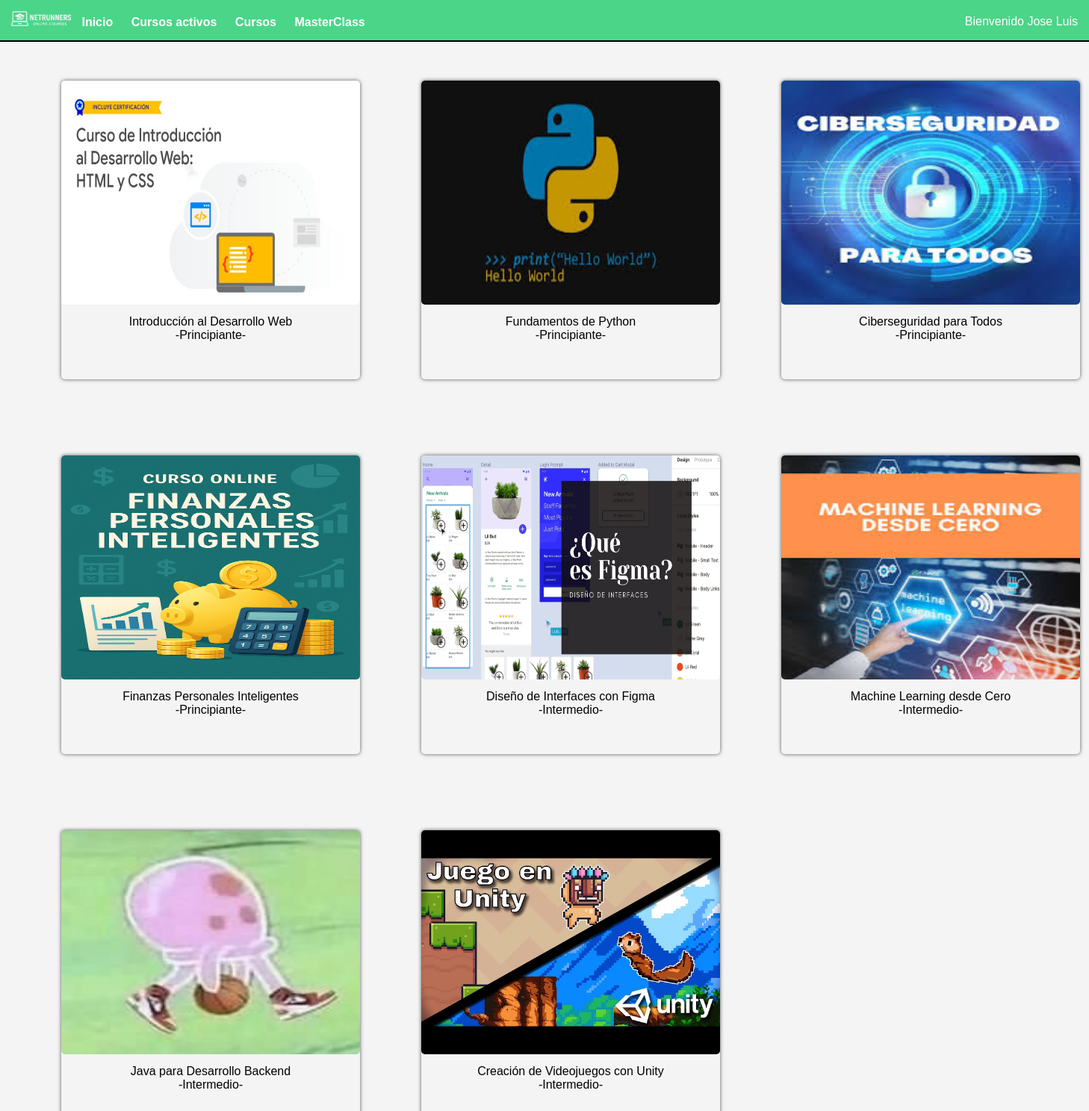
Page /cursos/cursos.php (signed in) on the committed database.
### tables this page shows
create table cursos(
    id int primary key auto_increment,
    nombre varchar(100),
    descripcion text,
    horas int,
    dificultad_id int,
    foreign key (dificultad_id) references dificultades(id)
);

create table dificultades(
    id int primary key auto_increment,
    nombre varchar(30)
);

### cursos/cursos.php (the view, shortened to what this page needs)
<?php
    require('../conexion/conexion.php');
    $consulta_cursos="SELECT c.id as id, c.nombre as nombre, d.nombre as dificultad from cursos c join dificultades d on d.id=c.dificultad_id";
    $query = $conexion->query($consulta_cursos);
    $tr=0;
?>
<!DOCTYPE html>
<html lang="es">
    <head>
        <link rel="stylesheet" href="../estilo/estilos.css">
    </head>
    <body>
        <div class="principal_indice">
            <div class="top_indice">
                <div class="top_indice_enlaces">
                    <img class="indice_logo" src="../imagenes/index/logoVerde.png">
                    <a href="../Index.php">Inicio</a>
                    <a href="cursos.php?curso=1">Cursos activos</a>
                    <a href="cursos.php">Cursos</a>
                    <a href="../masterclass/masterclass.php">MasterClass</a>
                </div>
                <div class='menu'>
                    <p>Bienvenido <?php echo $_SESSION['name']?></a></p>
                </div>
            </div>
        </div>
        <table>
            <tr>
        <?php
            while($fila=$query->fetch_assoc()){
                $tr++;
                echo"
                <td>
                <div class='curso'>
                    <a href='pag_curso.php?id=".$fila['id']."'>
                        <div class='curso_imagen'>
                            <img src='../imagenes/cursos/".$fila['id'].".jpg'>
                        </div>
                        <div class='curso_nombre'>
                        <p>".$fila['nombre']."</p>
                        <p>-".$fila['dificultad']."-</p>
                        </div>
                    </a>
                </div>
                </td>";
                if($tr%3==0){
                    echo "</tr><tr>";
                }
            }
        ?>
            </tr>
        </table>
    </body>
</html>

### estilo/estilos.css (style rules this page uses)
* { padding: 0; margin: 0; box-sizing: border-box; }
body, html { margin: 0; padding: 0; box-sizing: border-box; font-family: Arial, sans-serif; background-color: #f4f4f4; }
.principal_indice { display: flex; flex-direction: column; min-height: 55px; }
.top_indice { position: fixed absolute; top: 0; width: 100%; background-color: #4bd589; color: white; padding: 15px; display: flex; justify-content: space-between; border-bottom: 2px solid black; }
.top_indice a, .bottom_indice a { color: white; text-decoration: none; font-weight: bold; padding: 10px; }
.menu { position: relative; top: 5px; display: inline-block; }
img.indice_logo { position: relative; width: 80px; }
.curso { margin-top: 50px; margin-left: 80px; margin-bottom: 50px; height: 400px; width: 400px; border-radius: 5px; box-shadow:0px 0px 5px rgb(85, 83, 83);; text-align: center; }
.curso a { color: black; text-decoration: none; }
.curso img { height: 300px; width: 400px; border-radius: 5px; }
.curso_nombre { margin-top: 10px; }

### rows in the picture
cursos: shows a picture, nombre "Introducción al Desarrollo Web", dificultad.nombre "Principiante"
cursos: shows a picture, nombre "Fundamentos de Python", dificultad.nombre "Principiante"
cursos: shows a picture, nombre "Ciberseguridad para Todos", dificultad.nombre "Principiante"
cursos: shows a picture, nombre "Finanzas Personales Inteligentes", dificultad.nombre "Principiante"
cursos: shows a picture, nombre "Diseño de Interfaces con Figma", dificultad.nombre "Intermedio"
cursos: shows a picture, nombre "Machine Learning desde Cero", dificultad.nombre "Intermedio"
cursos: shows a picture, nombre "Java para Desarrollo Backend", dificultad.nombre "Intermedio"
cursos: shows a picture, nombre "Creación de Videojuegos con Unity", dificultad.nombre "Intermedio"

### other values in the picture
$_SESSION['name'] "Jose Luis"
